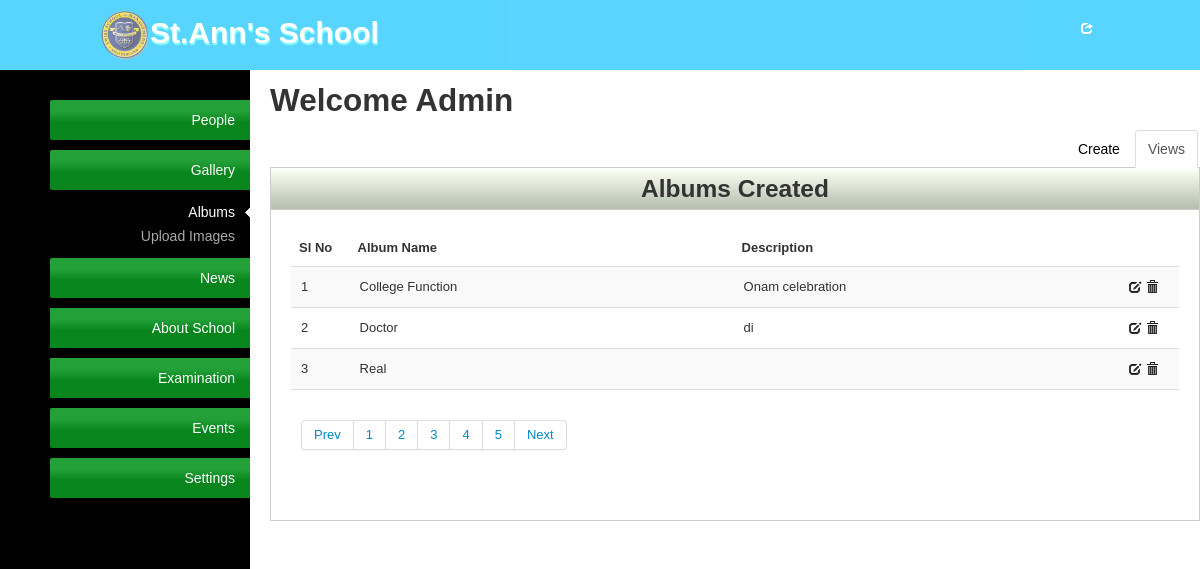
The app's page /admin/manage-album.php, older data.
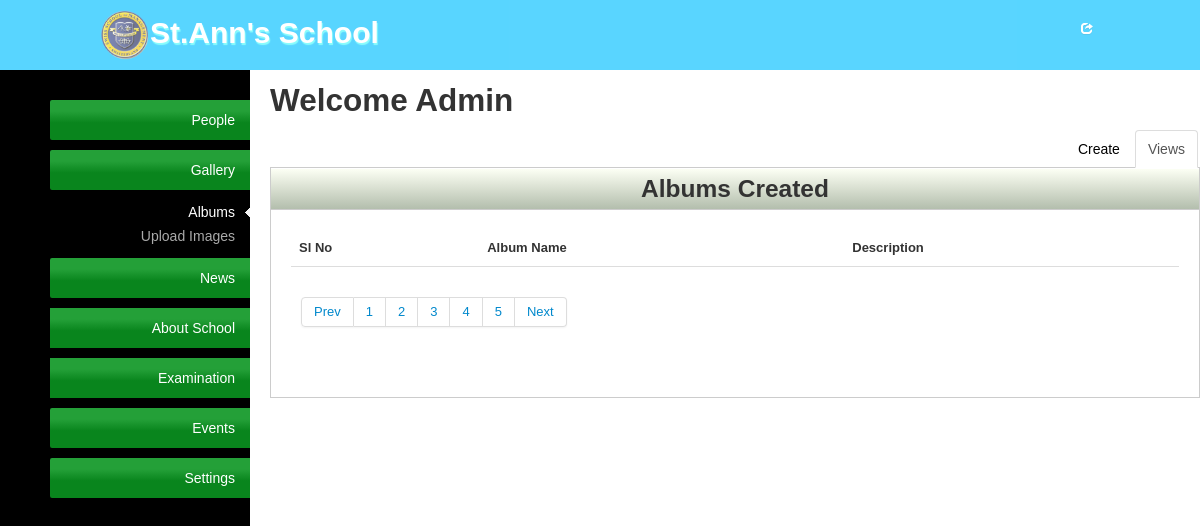
The same page, newer data.
### tables this page shows
CREATE TABLE `album` (
  `id` int(11) NOT NULL AUTO_INCREMENT,
  `album_name` varchar(50) NOT NULL,
  `description` mediumtext,
  PRIMARY KEY (`id`)
);

### admin/manage-album.php (the view, shortened to what this page needs)
<?php
include("admin-layouts/admin-header.php");
?>
<div class="tab-content">
    <h2>Welcome Admin</h2>
    <div class="tabbable">
        <ul class="nav nav-tabs">
            <li class="active"><a href="#tab1" data-toggle="tab">Views</a></li>
            <li><a href="#tab2" class="tab2-form" data-toggle="tab">Create</a></li>
        </ul>
        <div class="tab-content">
            <div class="tab-pane active" id="tab1">
                <div class="content-box">
                    <div class="content-box-header">
                        <h3 class="c-head">Albums Created</h3>
                    </div>
                    <div class="content-box-content">
                        <table class="table table-striped">
                            <thead>
                            <tr>
                                <th>Sl No</th>
                                <th>Album Name</th>
                                <th>Description</th>
                            </tr>
                            </thead>
                            <tfoot>
                            <tr>
                                <td colspan="6">
                                    <div class="pagination">
                                        <ul>
                                            <li><a href="#">Prev</a></li>
                                            <li><a href="#">1</a></li>
                                            <li><a href="#">2</a></li>
                                            <li><a href="#">3</a></li>
                                            <li><a href="#">4</a></li>
                                            <li><a href="#">5</a></li>
                                            <li><a href="#">Next</a></li>
                                        </ul>
                                    </div>
                                </td>
                            </tr>
                            </tfoot>
                            <tbody>
                            <?php
                            $sql_album = "SELECT * FROM album";
                            $result = mysql_query($sql_album) or die ('Error updating database: ' . mysql_error());
                            ?>
                            <?php
                            if($result) {
                                $iterator = 1;
                                while ($row = mysql_fetch_array($result)):?>
                                    <tr>
                                        <td><?php echo $iterator++;?></td>
                                        <td class="span5"><?php echo $row['album_name'];?></td>
                                        <td class="span5"><?php echo $row['description'];?></td>
                                        <td>
                                            <a title="Edit" href="#" class="edit" rowId="<?php echo $row['id'];?>"><i class="icon-edit"></i></a>
                                            <a title="Delete" href="#" class="delBtn" rowId="<?php echo $row['id'];?>"><i class="icon-trash"></i></a>
                                        </td>
                                    </tr>
                                <?php endwhile;} ?>
                            </tbody>
                        </table>
                    </div>
                </div>
            </div>
        </div>
    </div>
</div>
<?php require_once('admin-layouts/admin-footers.php'); ?>

Row changes from the older to the newer data that the page shows:
removed album: album_name "College Function", description "Onam celebration"
removed album: album_name "Doctor", description "di"
removed album: album_name "Real"
